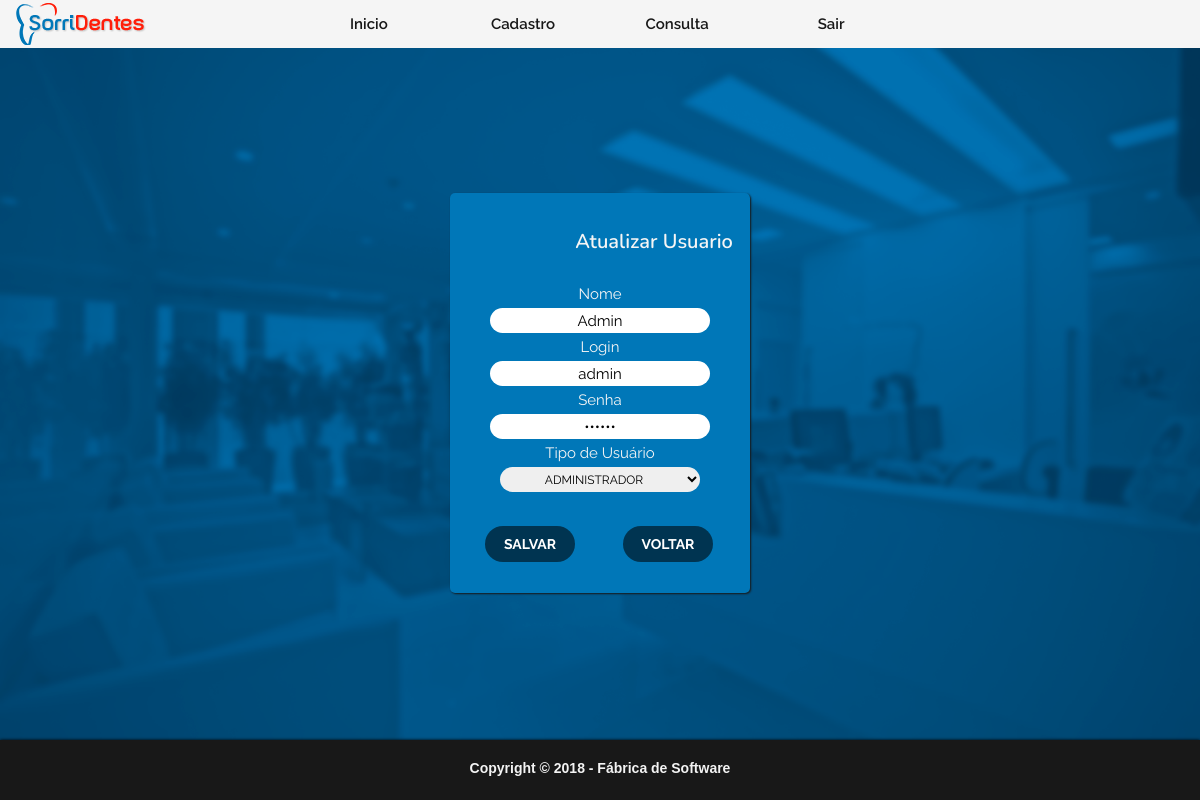
The page /Telas/TelaAtualizarUsuario.php?usuario=1 (signed in) on the database its author committed.
### tables this page shows
CREATE TABLE USUARIO(
	IDUSUARIO INT PRIMARY KEY AUTO_INCREMENT,
	NOME VARCHAR(50) NOT NULL,
	LOGIN VARCHAR(50) NOT NULL UNIQUE,
	SENHA VARCHAR(32) NOT NULL,
	TIPOUSUARIO VARCHAR(13) NOT NULL
);

### BancoDeDados/Conexao_Banco_ClinicaSorridentes.php.inc (called while the page is built, shortened)
<?php
abstract class ConexaoDB {
    public $servidor = "localhost";
    public $usuario = "root";
    public $senha = "";
    public function conecta(){
    $this ->conexao = mysqli_connect($this->servidor,$this->usuario,$this->senha)
            or die ($this->trataErro(__FILE__,__FUNCTION__, mysqli_errno(), mysqli_error(), TRUE));
   }
}

### util/daoGenerico.php (called while the page is built, shortened)
<?php
require_once '../BancoDeDados/Conexao_Banco_ClinicaSorridentes.php.inc';
class daoGenerico extends ConexaoDB {
     public function pesquisarID($objeto){
        $sql = " SELECT * FROM ".$objeto->tabela;
        $sql .= "  WHERE ".$objeto->campopk."=";
        $sql .= is_numeric($objeto->valorpk) ? $objeto->valorpk : "'".$objeto->valorpk."'";
        return $this->executaSQL($sql);
    }
   public function executaSQL($sql=null){
       if ($sql != null){
           $query = mysqli_query($this->conexao, $sql) or $this->trataErro(__FILE__,__FUNCTION__);
           $this->linhaAfetada = mysqli_affected_rows($this->conexao);
           if(substr(trim(strtolower($sql)),0,6)=='select'){
               $this->dataset = $query;
               return $query;
           }else{
               return $this->linhaAfetada;
           }
       }
   }
   public function retornaDados($tipo=null){
       switch(strtolower($tipo)){
           case "object":
               return mysqli_fetch_object($this->dataset);
               break;
       }
   }
}

### Telas/TelaAtualizarUsuario.php (the view, shortened to what this page needs)
<?php
require_once '../util/daoGenerico.php';
$usuario = new Usuario();
$metodo = $_GET;
if(isset($metodo["usuario"])){
    $id = $metodo["usuario"];
$usuario->valorpk=$id;
$usuario->pesquisarID($usuario);
}
$dado = $usuario->retornaDados("object");
?>
<!DOCTYPE html>
<html>
<head>
    <link rel="stylesheet" type="text/css" href="../css/style.css">
    <link rel="stylesheet" type="text/css" href="../css/cadastro.css">
    <link rel="stylesheet" href="https://cdnjs.cloudflare.com/ajax/libs/font-awesome/4.7.0/css/font-awesome.min.css">
</head>
<body ondragstart="return false;">
    <header id="topo">
    <div id="right"><img src="../img/cct.png"></div>
    <nav class="menu" id="menu">
        <ul>
            <li><a href="../Telas/Home.php">Inicio</a></li>
            <li><a href="#">Cadastro</a>
            </li>
            <li><a href="#">Consulta</a>
            </li>
            <li><a href="../Login/Sair.php">Sair</a></li>
        </ul>
    </nav>
    </header>
  <div class="centro">
    <div class="conteudo">
     <fieldset>
            <legend>Atualizar Usuario</legend>
            <form action="../Usuario/AtualizaUsuario.php?usuario=<?php echo $dado->IDUSUARIO ?>" method="POST">
                <p>
                    <label for="nomeU">Nome</label>
                </p>
                <input type="text" name="nome" value="<?php echo $dado->NOME ?>" id="nomeU" required>
                <p>
                    <label for="loginU">Login</label>
                </p>
                    <input type="text" name="login" id="loginU" value="<?php echo $dado->LOGIN ?>" required>
                <p>
                    <label for="senhaU">Senha</label>
                </p>
                    <input type="password" name="senha" id="senhaU" value="******" onfocus="this.value='';" required>
                <p>
                    <label for="tipoU">Tipo de Usuário</label>
                </p>
                    <select name="tipoUsuario" id="tipoU" value="<?php echo $dado->TIPOUSUARIO ?>">
                    <option value="Administrador"> Administrador </option>
                    </select>
                <button type="submit" name="atualizar" class="bt-att">Salvar</button>
                <a href="../Usuario/TelaUsuarioTable.php"><button type="button" class="bt-voltar">Voltar</button></a>
            </form>
        </fieldset>
    </div>
  </div>
<footer>
    <h1>Copyright &copy 2018 - Fábrica de Software</h1>
</footer>
</body>
</html>

### css/style.css (style rules this page uses)
* { padding: 0; margin: 0; }
body,html { width: 100%; height: 100%; overflow-y: auto; overflow-x: hidden; background-image: url(../img/fundo.png); background-repeat: no-repeat; background-size: cover; background-attachment: fixed; }
label { font-family: 'Raleway', sans-serif; font-size: 15px !important; }
#right { position: absolute; }
.menu { width: 100%; max-height: 48px; background: #f5f5f5; font-family: 'Raleway', sans-serif; z-index: 1; }
.menu ul { z-index: 1; list-style: none; position: relative; text-align: center; }
.menu ul li { width: 150px; display: inline-block; }
.menu a { padding: 15px; display: block; max-height: 48px; text-decoration: none; text-align: center; color: #181818; background: #f5f5f5; font-family: 'Raleway', sans-serif; font-weight: 600!important; font-size: 15px !important; }
footer { background: #181818; width: 100%; min-height: 60px; float: left; position:absolute; left: 0; bottom:0; box-shadow: 0 0 3px #000; }
footer h1 { font-family: 'Montserrat', sans-serif !important; font-size: 14px !important; color: #f3f3f3; text-align: center; margin-top: 20px; cursor: pointer; user-select: none; }

### css/cadastro.css (style rules this page uses)
.centro { position: relative; height: calc(100% - 110px); width: 100%; padding: 30px auto; box-sizing: border-box; }
.conteudo { position: absolute; top: 0; bottom: 0; left: 0; right: 0; margin: auto; text-align: center; font-family: 'Raleway', sans-serif; border-radius: 5px; background: #0077b8; color: #f5f5f5; box-shadow: 1px 1px 2px #181818; width: 300px; max-width: 90%; height: 400px; }
.conteudo fieldset { display: block; position:relative; left:50%; top:50%; transform: translate(-50%, -50%); cursor: default; border: none; padding: 25px 0; margin: 5px auto; text-align: center; width: 100%; height: 290px; }
.conteudo input { width: 200px; height: 25px; padding: 0 10px; border-radius: 20px; border: none; font-size: 15px; font-family: 'Raleway', sans-serif; text-align: center; }
.conteudo legend { margin: auto 18% auto 18%; text-align: center; font-family: 'Nunito', sans-serif; font-weight: 600; font-size: 20px; color: #f5f5f5; }
.conteudo p { padding: 5px 0; text-align: justify; }
.conteudo select, .conteudo option { width: 200px; height: 25px; border-radius: 20px; border: none; text-align: center; text-align-last: center; font-family: 'Raleway', sans-serif; font-size: 12px; text-transform: uppercase; }
.conteudo label { display: block; text-align: center; }
.conteudo button[type="submit"] { float: left; color: #fff; background: #003451; font-family: 'Raleway', sans-serif; font-size: 14px; font-weight: 700; text-transform: uppercase; border: none; padding: 10px 0; width: 90px; position: absolute; top: 85%; left: 10%; margin: 5px 5px; cursor: pointer; text-decoration: none; border-radius: 35px; }
button[type="button"] { float: left; color: #fff; background: #003451; font-family: 'Raleway', sans-serif; font-size: 14px; font-weight: 700; text-transform: uppercase; border: none; padding: 10px 0; width: 90px; position: absolute; top: 85%; left: 56%; margin: 5px 5px; cursor: pointer; text-decoration: none; border-radius: 35px; }

### rows shown on the page
usuario: nome "Admin", login "admin", tipoUsuario "Administrador"
